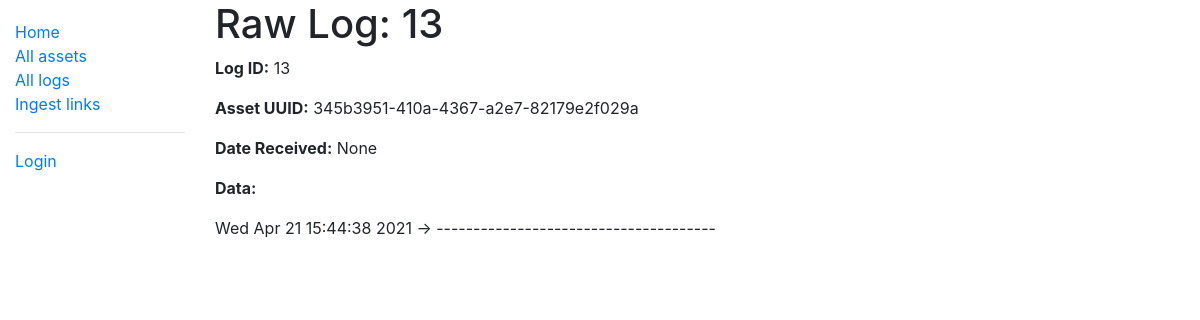
The app's page /endpoints/rawlogs/13/ with its own data.
### endpoints/models.py (models this page shows, shortened)
class RawLog(models.Model):
    class Meta:
        ordering = ['-id']
    asset_id = models.ForeignKey('Asset', on_delete=models.RESTRICT, null=True)
    log_name = models.CharField(max_length=500, blank=True, null=True)
    log_path = models.CharField(max_length=500, blank=True, null=True)
    date_received = models.DateTimeField(auto_now=True)
    log_data = models.CharField(max_length=500)

class Asset(models.Model):
    asset_id = models.UUIDField(default=uuid.uuid4, editable=False, unique=True, primary_key=True)
    hostname = models.CharField(max_length=100, blank=True, null=True)
    ext_ipv4 = models.GenericIPAddressField(protocol='ipv4', blank=True, null=True)
    int_ipv4 = models.GenericIPAddressField(protocol='ipv4', blank=True, null=True)
    ext_ipv6 = models.GenericIPAddressField(protocol='ipv6', blank=True, null=True)
    int_ipv6 = models.GenericIPAddressField(protocol='ipv6', blank=True, null=True)
    date_joined = models.DateTimeField(auto_now_add=True)
    last_heartbeat = models.DateTimeField(auto_now=True)
    def __str__(self):
        return str(self.asset_id)

### endpoints/views.py (the view)
# urls.py: path('rawlogs/<int:pk>/', views.RawLogDetailView.as_view(), name='rawlog-detail'),
class RawLogDetailView(generic.DetailView):
    model = RawLog

### endpoints/templates/endpoints/rawlog_detail.html
{% extends "base_generic.html" %}
{% block content %}
  <h1>Raw Log: {{ rawlog.id }}</h1>
  <p><strong>Log ID:</strong> {{ rawlog.id }}</p>
  <p><strong>Asset UUID:</strong> {{ rawlog.asset_id }}</p>
  <p><strong>Date Received:</strong> {{ rawlog.date_received }}</p>
  <p><strong>Data:</strong></p> <p>{{ rawlog.log_data }}</p>
{% endblock %}

### records on screen
RawLog: id "13", asset_id "345b3951-410a-4367-a2e7-82179e2f029a", date_received "None", log_data "Wed Apr 21 15:44:38 2021 -> --------------------------------------"
